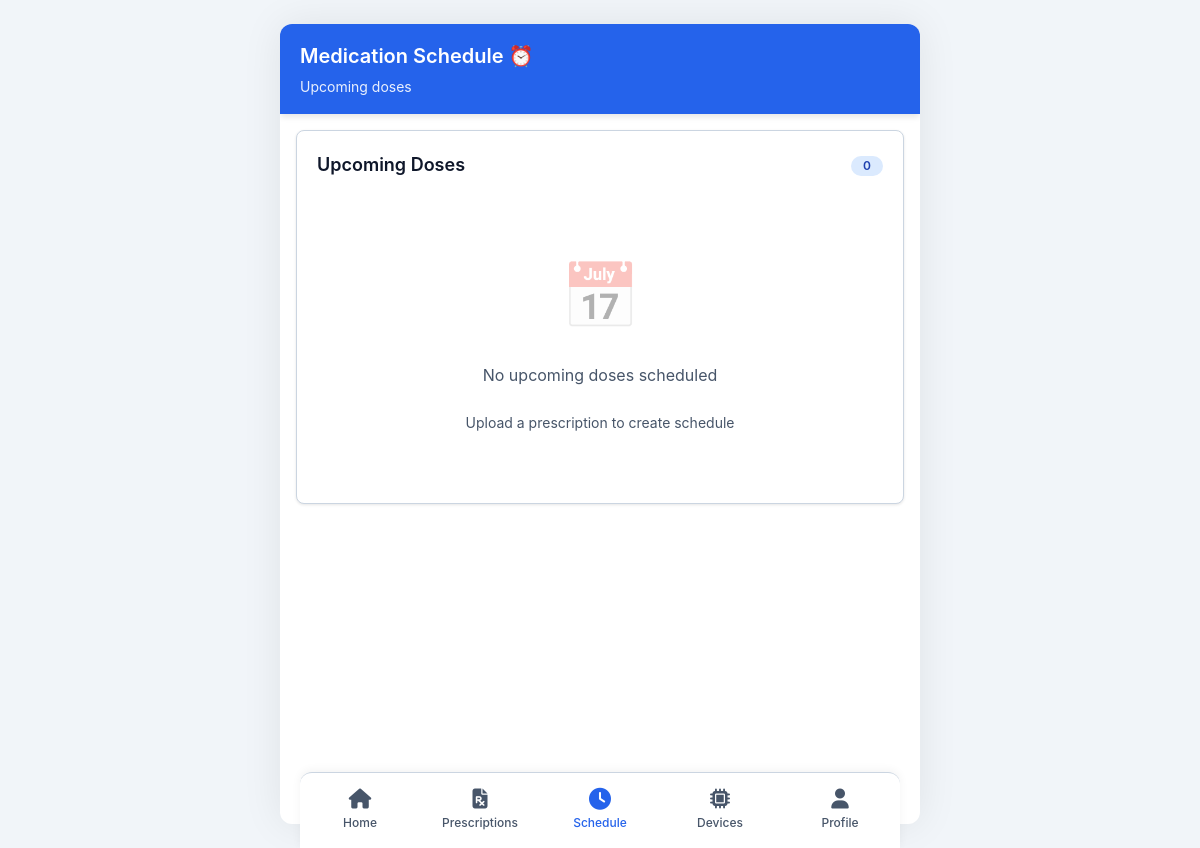
The app's page /schedules (signed in), older data.
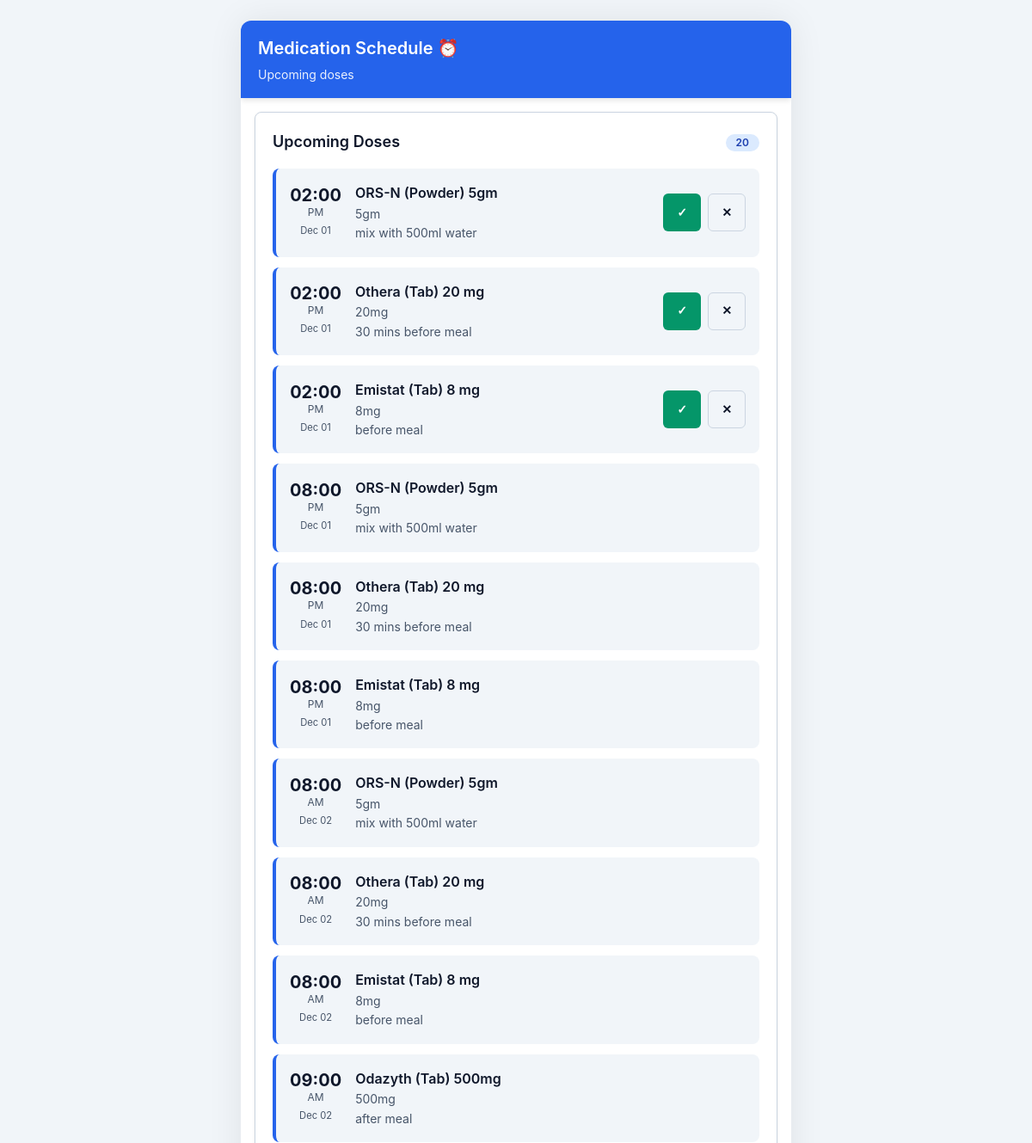
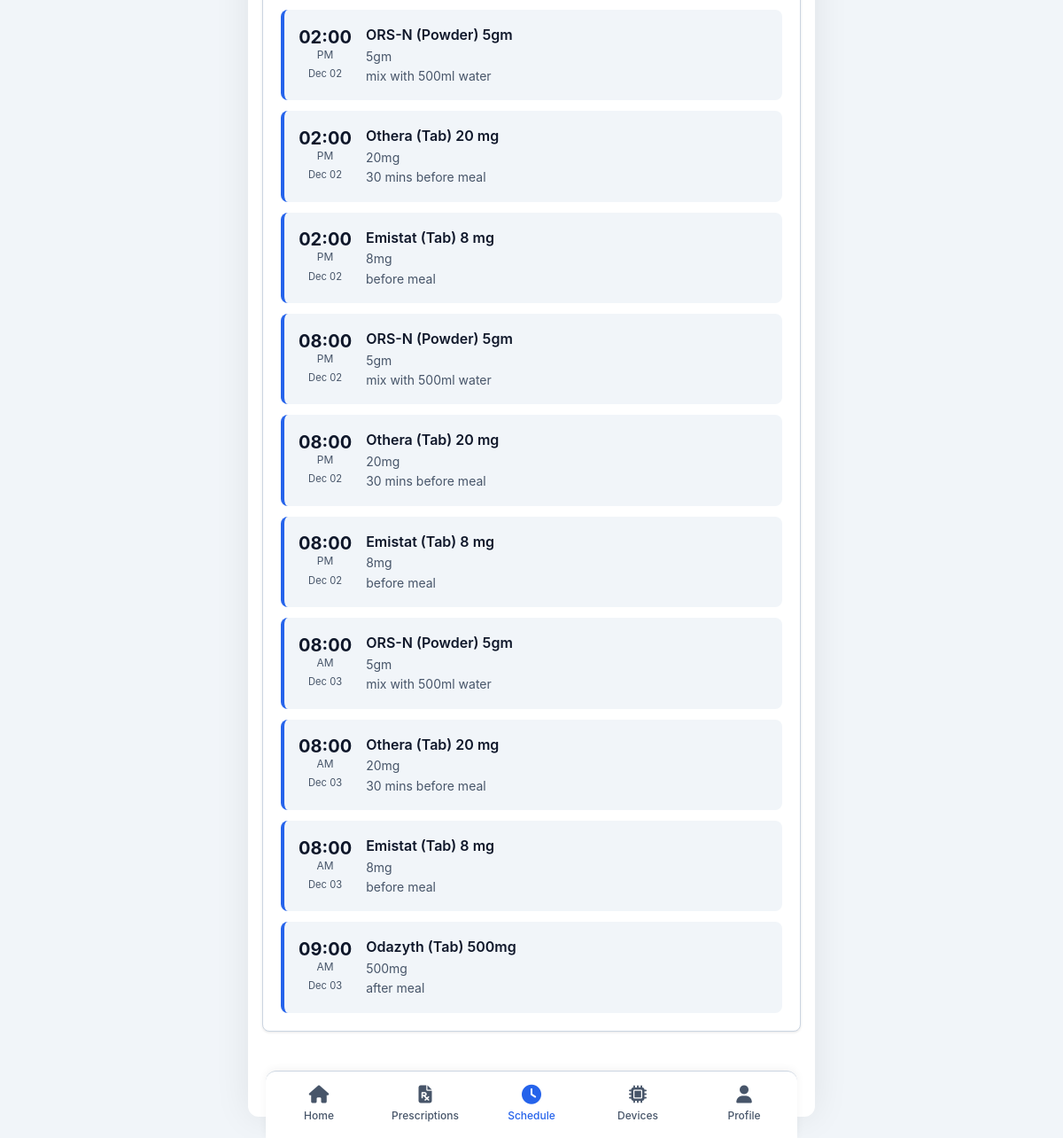
The same page, newer data (2 pictures, top to bottom).
### app/models/schedule.py (models this page shows, shortened)
class Schedule(db.Model):
    __tablename__ = 'schedules'
    id = db.Column(db.Integer, primary_key=True)
    medicine_id = db.Column(db.Integer, db.ForeignKey('medicines.id'), nullable=False)
    user_id = db.Column(db.Integer, db.ForeignKey('users.id'), nullable=False)
    scheduled_time = db.Column(db.DateTime, nullable=False)
    taken = db.Column(db.Boolean, default=False)
    taken_at = db.Column(db.DateTime, nullable=True)
    skipped = db.Column(db.Boolean, default=False)
    notified = db.Column(db.Boolean, default=False)
    created_at = db.Column(db.DateTime, default=tz_now)

### app/models/medicine.py (models this page shows, shortened)
class Medicine(db.Model):
    __tablename__ = 'medicines'
    id = db.Column(db.Integer, primary_key=True)
    prescription_id = db.Column(db.Integer, db.ForeignKey('prescriptions.id'), nullable=False)
    name = db.Column(db.String(200), nullable=False)
    dosage = db.Column(db.String(100), nullable=False)  # e.g., "500mg", "2 tablets"
    frequency = db.Column(db.String(100), nullable=False)  # e.g., "twice daily", "every 8 hours"
    duration = db.Column(db.String(100), nullable=True)  # e.g., "7 days", "2 weeks"
    instructions = db.Column(db.Text, nullable=True)  # e.g., "Take after meals"
    timing = db.Column(db.String(200), nullable=True)  # e.g., "morning, evening"
    created_at = db.Column(db.DateTime, default=tz_now)
    is_active = db.Column(db.Boolean, default=True)
    schedules = db.relationship('Schedule', backref='medicine', lazy=True, cascade='all, delete-orphan')

### app/routes/main.py (the view)
@main_bp.route('/schedules')
@login_required
def schedules():
    current_user = get_current_user()
    now = tz_now()
    upcoming = Schedule.query.filter(
        Schedule.user_id == current_user.id,
        Schedule.scheduled_time >= now
    ).order_by(Schedule.scheduled_time).limit(20).all()
    return render_template(
        'schedules.html',
        current_user=current_user,
        schedules=upcoming,
        now=tz_now,
        timedelta=timedelta
    )

### app/routes/main.py (called while the page is built)
def login_required(f):
    @wraps(f)
    def decorated_function(*args, **kwargs):
        if 'user_id' not in session:
            flash('Please login to access this page.', 'error')
            return redirect(url_for('main.login'))
        return f(*args, **kwargs)
    return decorated_function

def get_current_user():
    if 'user_id' in session:
        return User.query.get(session['user_id'])
    return None

### app/utils/timezone.py (called while the page is built)
def now():
    dhaka_time = datetime.now(DHAKA_TZ)
    return dhaka_time.replace(tzinfo=None)

### app/templates/schedules.html (shortened to what this page needs)
{% extends "mobile_base.html" %}
{% block content %}
<header class="app-header">
    <h1>Medication Schedule ⏰</h1>
    <p>Upcoming doses</p>
</header>
<div class="app-content">
    <div class="card">
        <div class="card-header">
            <h2 class="card-title">Upcoming Doses</h2>
            <span class="badge badge-info">{{ schedules|length }}</span>
        </div>
        {% if schedules %}
        <div class="schedule-list">
            {% for schedule in schedules %}
            <div class="schedule-item {% if schedule.taken %}taken{% elif schedule.skipped %}skipped{% endif %}">
                <div class="schedule-time">
                    <div class="schedule-hour">{{ schedule.scheduled_time.strftime('%I:%M') }}</div>
                    <div class="schedule-period">{{ schedule.scheduled_time.strftime('%p') }}</div>
                    <div style="font-size: 0.7rem; color: var(--text-secondary); margin-top: 0.25rem;">
                        {{ schedule.scheduled_time.strftime('%b %d') }}
                    </div>
                </div>
                <div class="schedule-info">
                    <div class="schedule-medicine">{{ schedule.medicine.name }}</div>
                    <div class="schedule-dosage">{{ schedule.medicine.dosage }}</div>
                    {% if schedule.medicine.instructions %}
                    <div class="schedule-dosage">{{ schedule.medicine.instructions }}</div>
                    {% endif %}
                </div>
                {% if not schedule.taken and not schedule.skipped and schedule.scheduled_time <= now() + timedelta(hours=2) %}
                <div class="schedule-actions">
                    <button class="btn btn-success btn-sm btn-icon" onclick="markTaken({{ schedule.id }})">✓</button>
                    <button class="btn btn-secondary btn-sm btn-icon" onclick="markSkipped({{ schedule.id }})">✕</button>
                </div>
                {% endif %}
            </div>
            {% endfor %}
        </div>
        {% else %}
        <div class="empty-state">
            <div class="empty-icon">📅</div>
            <p class="empty-text">No upcoming doses scheduled</p>
            <p style="color: var(--text-secondary); font-size: 0.875rem;">Upload a prescription to create schedule</p>
        </div>
        {% endif %}
    </div>
</div>
{% endblock %}

### app/templates/mobile_base.html (shortened to what this page needs)
<!DOCTYPE html>
<html lang="en">
<head>
    <link rel="stylesheet" href="https://cdnjs.cloudflare.com/ajax/libs/font-awesome/6.4.0/css/all.min.css">
    <link rel="stylesheet" href="{{ url_for('static', filename='css/mobile.css') }}">
</head>
<body>
    <div class="app-container">
        {% block content %}{% endblock %}
        {% if current_user %}
        <nav class="bottom-nav">
            <a href="{{ url_for('main.index') }}" class="nav-item {% if request.endpoint == 'main.index' %}active{% endif %}">
                <i class="fas fa-home"></i>
                <span>Home</span>
            </a>
            <a href="{{ url_for('main.prescriptions') }}" class="nav-item {% if 'prescription' in request.endpoint %}active{% endif %}">
                <i class="fas fa-file-prescription"></i>
                <span>Prescriptions</span>
            </a>
            <a href="{{ url_for('main.schedules') }}" class="nav-item {% if 'schedule' in request.endpoint %}active{% endif %}">
                <i class="fas fa-clock"></i>
                <span>Schedule</span>
            </a>
            <a href="{{ url_for('main.devices') }}" class="nav-item {% if 'device' in request.endpoint %}active{% endif %}">
                <i class="fas fa-microchip"></i>
                <span>Devices</span>
            </a>
            <a href="{{ url_for('main.profile') }}" class="nav-item {% if 'profile' in request.endpoint %}active{% endif %}">
                <i class="fas fa-user"></i>
                <span>Profile</span>
            </a>
        </nav>
        {% endif %}
    </div>
</body>
</html>

Row changes from the older to the newer data that the page shows:
added Schedule: scheduled_time "02:00", scheduled_time "PM", scheduled_time "Dec 01", medicine.name "ORS-N (Powder) 5gm", medicine.dosage "5gm", medicine.instructions "mix with 500ml water"
added Schedule: scheduled_time "02:00", scheduled_time "PM", scheduled_time "Dec 01", medicine.name "Othera (Tab) 20 mg", medicine.dosage "20mg", medicine.instructions "30 mins before meal"
added Schedule: scheduled_time "02:00", scheduled_time "PM", scheduled_time "Dec 01", medicine.name "Emistat (Tab) 8 mg", medicine.dosage "8mg", medicine.instructions "before meal"
added Schedule: scheduled_time "08:00", scheduled_time "PM", scheduled_time "Dec 01", medicine.name "ORS-N (Powder) 5gm", medicine.dosage "5gm", medicine.instructions "mix with 500ml water"
added Schedule: scheduled_time "08:00", scheduled_time "PM", scheduled_time "Dec 01", medicine.name "Othera (Tab) 20 mg", medicine.dosage "20mg", medicine.instructions "30 mins before meal"
added Schedule: scheduled_time "08:00", scheduled_time "PM", scheduled_time "Dec 01", medicine.name "Emistat (Tab) 8 mg", medicine.dosage "8mg", medicine.instructions "before meal"
added Schedule: scheduled_time "08:00", scheduled_time "AM", scheduled_time "Dec 02", medicine.name "ORS-N (Powder) 5gm", medicine.dosage "5gm", medicine.instructions "mix with 500ml water"
added Schedule: scheduled_time "08:00", scheduled_time "AM", scheduled_time "Dec 02", medicine.name "Othera (Tab) 20 mg", medicine.dosage "20mg", medicine.instructions "30 mins before meal"
added Schedule: scheduled_time "08:00", scheduled_time "AM", scheduled_time "Dec 02", medicine.name "Emistat (Tab) 8 mg", medicine.dosage "8mg", medicine.instructions "before meal"
added Schedule: scheduled_time "09:00", scheduled_time "AM", scheduled_time "Dec 02", medicine.name "Odazyth (Tab) 500mg", medicine.dosage "500mg", medicine.instructions "after meal"
added Schedule: scheduled_time "02:00", scheduled_time "PM", scheduled_time "Dec 02", medicine.name "ORS-N (Powder) 5gm", medicine.dosage "5gm", medicine.instructions "mix with 500ml water"
added Schedule: scheduled_time "02:00", scheduled_time "PM", scheduled_time "Dec 02", medicine.name "Othera (Tab) 20 mg", medicine.dosage "20mg", medicine.instructions "30 mins before meal"
added Schedule: scheduled_time "02:00", scheduled_time "PM", scheduled_time "Dec 02", medicine.name "Emistat (Tab) 8 mg", medicine.dosage "8mg", medicine.instructions "before meal"
added Schedule: scheduled_time "08:00", scheduled_time "PM", scheduled_time "Dec 02", medicine.name "ORS-N (Powder) 5gm", medicine.dosage "5gm", medicine.instructions "mix with 500ml water"
added Schedule: scheduled_time "08:00", scheduled_time "PM", scheduled_time "Dec 02", medicine.name "Othera (Tab) 20 mg", medicine.dosage "20mg", medicine.instructions "30 mins before meal"
added Schedule: scheduled_time "08:00", scheduled_time "PM", scheduled_time "Dec 02", medicine.name "Emistat (Tab) 8 mg", medicine.dosage "8mg", medicine.instructions "before meal"
added Schedule: scheduled_time "08:00", scheduled_time "AM", scheduled_time "Dec 03", medicine.name "ORS-N (Powder) 5gm", medicine.dosage "5gm", medicine.instructions "mix with 500ml water"
added Schedule: scheduled_time "08:00", scheduled_time "AM", scheduled_time "Dec 03", medicine.name "Othera (Tab) 20 mg", medicine.dosage "20mg", medicine.instructions "30 mins before meal"
added Schedule: scheduled_time "08:00", scheduled_time "AM", scheduled_time "Dec 03", medicine.name "Emistat (Tab) 8 mg", medicine.dosage "8mg", medicine.instructions "before meal"
added Schedule: scheduled_time "09:00", scheduled_time "AM", scheduled_time "Dec 03", medicine.name "Odazyth (Tab) 500mg", medicine.dosage "500mg", medicine.instructions "after meal"
Text that changed along with them:
{{ schedules|length }}: "0" → "20"
text no longer shown: "📅 No upcoming doses scheduled Upload a prescription to create schedule"
